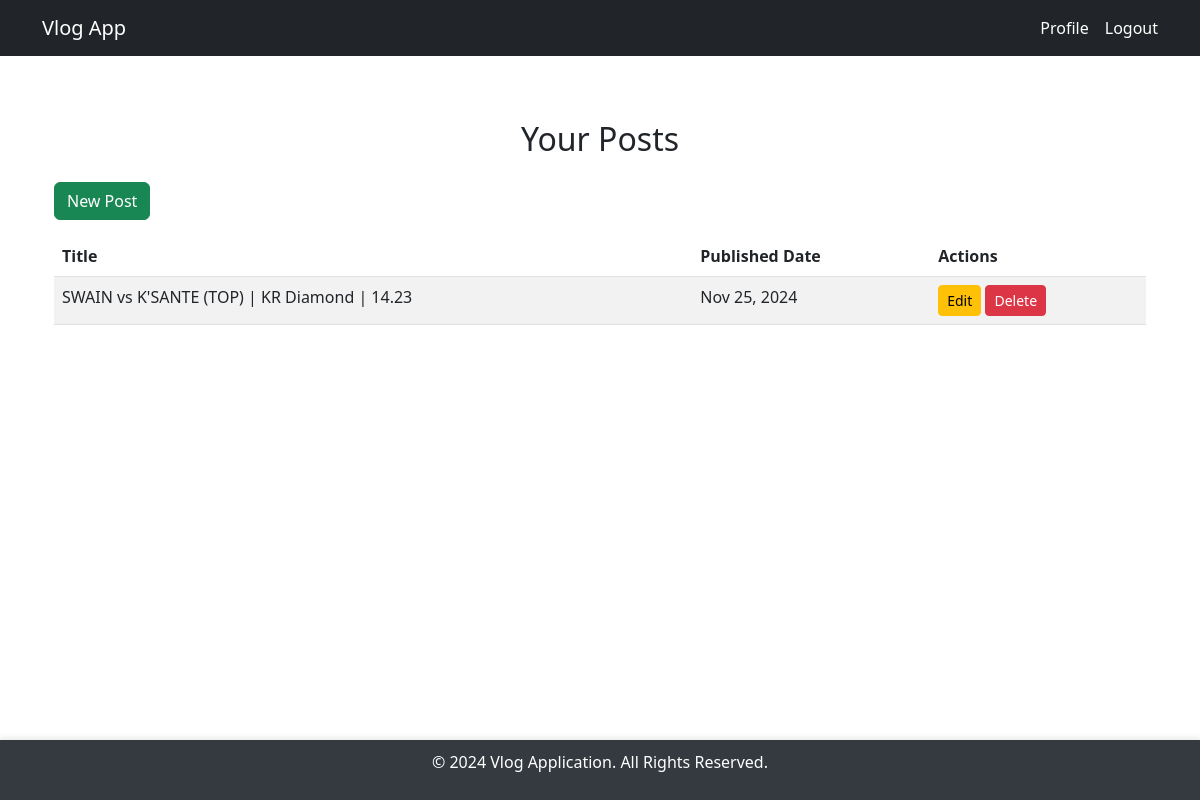
Screenshot of /vlog/profile/ (signed in) with the database file from the repository.
### vlog/models.py (models this page shows, shortened)
class VlogPost(models.Model):
    title = models.CharField(max_length=200, unique=True, verbose_name="Vlog Title")
    video_url = models.URLField(max_length=500, verbose_name="Video URL")
    description = models.TextField(verbose_name="Description")
    author = models.ForeignKey(User, on_delete=models.CASCADE, verbose_name="Author")
    published_date = models.DateTimeField(auto_now_add=True, verbose_name="Published Date")
    tags = models.CharField(max_length=200, verbose_name="Tags")

### vlog/views.py (the view)
# urls.py: path('profile/', profile, name='profile'),
def profile(request):
    user_posts = VlogPost.objects.filter(author=request.user)
    return render(request, 'profile.html', {'user_posts': user_posts})

### vlog/templates/profile.html (shortened to what this page needs)
{% extends 'base.html' %}
{% block content %}
<div class="container mt-5">
    <h2 class="text-center">Your Posts</h2>
    <button type="button" class="btn btn-success my-3" data-bs-toggle="modal" data-bs-target="#createVlogModal">
        New Post
    </button>
    <table class="table table-striped">
        <thead>
            <tr>
                <th>Title</th>
                <th>Published Date</th>
                <th>Actions</th>
            </tr>
        </thead>
        <tbody>
            {% for post in user_posts %}
            <tr>
                <td>{{ post.title }}</td>
                <td>{{ post.published_date|date:"M d, Y" }}</td>
                <td>
                    <button type="button" class="btn btn-warning btn-sm" data-bs-toggle="modal" data-bs-target="#editVlogModal-{{ post.id }}">
                        Edit
                    </button>
                    <button type="button" class="btn btn-danger btn-sm" data-bs-toggle="modal" data-bs-target="#deleteVlogModal-{{ post.id }}">
                        Delete
                    </button>
                </td>
            </tr>
            {% empty %}
            <tr>
                <td colspan="3" class="text-center">You have no posts.</td>
            </tr>
            {% endfor %}
        </tbody>
    </table>
</div>
{% endblock %}

### vlog/static/css/styles.css (style rules this page uses)
html, body { height: 100%; margin: 0; display: flex; flex-direction: column; }
* { box-sizing: border-box; transition: all 0.3s ease-in-out; }

### rows the page displays
VlogPost: title "SWAIN vs K'SANTE (TOP) | KR Diamond | 14.23", published_date "Nov 25, 2024"
